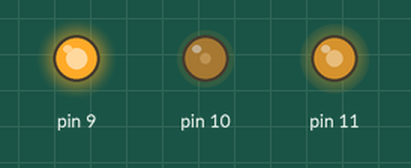
A sketch run on a simulated Arduino Uno, built with avr-gcc and run on an emulated ATmega328P. Shown: output pins drawn as LEDs (lit = HIGH). What the sketch prints to the serial monitor is not drawn.

Above: at 0.1 s.
Timing chart, 0 to 1.6 s (numbered marks = the images above):
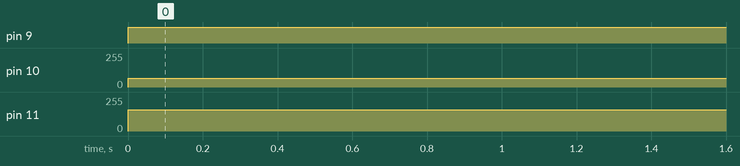

Measured:
- by itself, pin 9: LOW → HIGH at 0.00 s
- by itself, pin 10: 0/255 → 64/255 at 0.00 s
- by itself, pin 11: 0/255 → 160/255 at 0.00 s

The sketch:

rgb-default.ino
```cpp
// Lesson 5: mix colour with three PWM pins (R=D9, G=D10, B=D11).
byte red = 255;     // 0-255
byte green = 64;    // 0-255
byte blue = 160;    // 0-255

void setup() {
  Serial.begin(9600);
  pinMode(9, OUTPUT);
  pinMode(10, OUTPUT);
  pinMode(11, OUTPUT);
  Serial.println("ready");
}

void loop() {
  analogWrite(9, red);
  analogWrite(10, green);
  analogWrite(11, blue);
  Serial.print("R ");
  Serial.print(red);
  Serial.print(" G ");
  Serial.print(green);
  Serial.print(" B ");
  Serial.println(blue);
  delay(1000);
}
```
